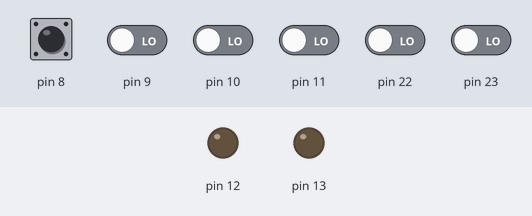
A sketch run on a simulated Arduino Uno, built with avr-gcc and run on an emulated ATmega328P. Shown: output pins drawn as LEDs (lit = HIGH). Dashed ring = blinking. The test bench sets the inputs (shaded band); at power-on: pin 8 HIGH, pin 9–11, pin 22, pin 23 LOW.

Above: at 1.2 s.
1.3 s: pin 8 pulled LOW for 0.15 s
At 1.67 s:
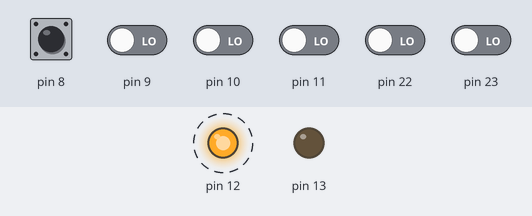
At 2.17 s:
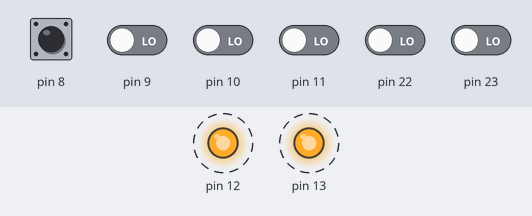
Timing chart, 0 to 10.3 s (numbered marks = the images above; inputs shaded):
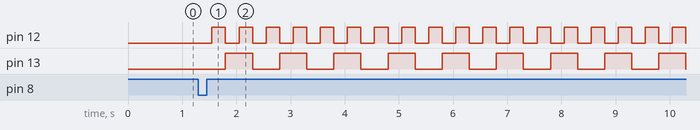

The sketch:

two_led_button_modes.ino
```cpp
#include <stdint.h>

typedef enum {
  BLINKING,
  FAST_BLINKING,
  OFF
} LED_MODE;

typedef struct {
  uint8_t mask;
  uint8_t state;
  unsigned long last_blink_time;
  unsigned long blink_interval;
} LED;

typedef struct {
  uint8_t mask;
  uint8_t prev;
  unsigned long last_press_time;
  unsigned long debounce_ms;
} Button;

/* ---------- Global state ---------- */
static LED_MODE mode = OFF;

static LED led1 = { (1u << 5), 0, 0, 500ul };
static LED led2 = { (1u << 4), 0, 0, 700ul };

static Button btn = { (1u << 0), 1 , 0, 50ul };

/* ---------- LED driver ---------- */

void led_init(LED *led) {
  DDRB |= led->mask;
  PORTB &= ~led->mask;
  led->state = 0;
  led->last_blink_time = millis();
}

void led_on(LED *led) {
  PORTB |= led->mask;
  led->state = 1;
}

void led_off(LED *led) {
  PORTB &= ~led->mask;
  led->state = 0;
}

void led_toggle(LED *led) {
  if (led->state) {
    led_off(led);
  } else {
    led_on(led);
  }
}

void led_blink(LED *led) {
  if (mode == OFF || led->blink_interval == 0ul) {
    led_off(led);
    return;
  }

  unsigned long now = millis();

  if ((now - led->last_blink_time) >= led->blink_interval) {
    led_toggle(led);
    led->last_blink_time += led->blink_interval;
  }
}

/* ---------- Mode control ---------- */

void cycle_mode(LED *led1, LED *led2) {
  switch (mode) {
    case OFF:
      mode = BLINKING;
      led1->blink_interval = 500ul;
      led2->blink_interval = 250ul;   // drift
      break;

    case BLINKING:
      mode = FAST_BLINKING;
      led1->blink_interval = 100ul;
      led2->blink_interval = 50ul;    // drift
      break;

    case FAST_BLINKING:
      mode = OFF;
      led1->blink_interval = 0ul;
      led2->blink_interval = 0ul;
      led_off(led1);
      led_off(led2);
      break;
  }

  unsigned long now = millis();
  led1->last_blink_time = now;
  led2->last_blink_time = now;
}

/* ---------- Button driver ---------- */

void button_init(Button *btn) {
  DDRB &= ~btn->mask;   // input
  PORTB |= btn->mask;   // internal pull-up

  btn->prev = button_read(btn);
  btn->last_press_time = millis();
}

uint8_t button_read(Button *btn) {
  return (PINB & btn->mask) ? 1u : 0u;
}

uint8_t button_press_event(Button *btn) {
  unsigned long now = millis();
  uint8_t curr = button_read(btn);

  if ((btn->prev == 1u) &&
      (curr == 0u) &&
      ((now - btn->last_press_time) >= btn->debounce_ms)) {
    btn->last_press_time = now;
    btn->prev = curr;
    return 1u;
  }

  btn->prev = curr;
  return 0u;
}

/* ---------- Application ---------- */

void setup(void) {
  led_init(&led1);
  led_init(&led2);
  button_init(&btn);
}

void loop(void) {
  if (button_press_event(&btn)) {
    cycle_mode(&led1, &led2);
  }

  led_blink(&led1);
  led_blink(&led2);
}
```

Measured:
- after the input at 1.3 s, pin 12: alternates HIGH for 0.25 s and LOW for 0.25 s, starting after 0.25 s; pin 13: alternates HIGH for 0.50 s and LOW for 0.50 s, starting after 0.50 s
